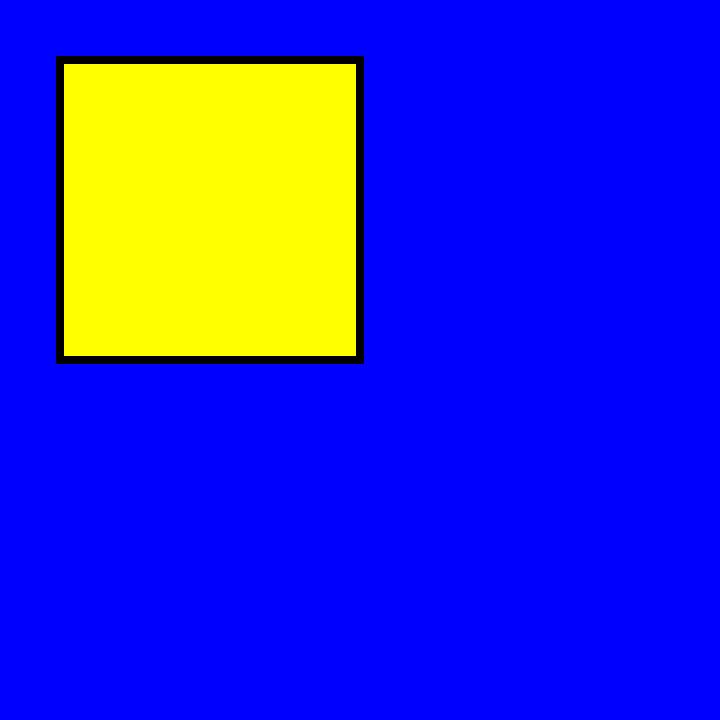
Frame 1 (no input)
Frame 60 (no input): identical to frame 1, image omitted
Frame 120 (the mouse pressed at the canvas centre since frame 60): identical to frame 1, image omitted

The p5.js sketch that drew this single still picture (run headless with seeded random() and noise() and a simulated clock; from frame 60 on, the mouse is pressed at the canvas centre):

// p5.js sketch
// ── sketch.js
function setup() {
  createCanvas(720, 720);
  background('blue');
  strokeWeight(8);
  
  fill('yellow');
}

function draw() {

  translate (60,60);
  quad (
  0,0,
  300,0,
  300,300,
  0,300
  
  );

}
